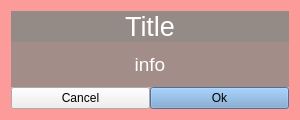
<?xml version="1.0" encoding="UTF-8"?>
<ui version="4.0">
 <class>Mdialog</class>
 <widget class="QWidget" name="Mdialog">
  <property name="geometry">
   <rect>
    <x>0</x>
    <y>0</y>
    <width>300</width>
    <height>120</height>
   </rect>
  </property>
  <property name="windowTitle">
   <string>Form</string>
  </property>
  <property name="styleSheet">
   <string notr="true">#Mdialog{
	
	background-color: rgba(252, 3, 3, 58);
}</string>
  </property>
  <layout class="QVBoxLayout" name="verticalLayout_2" stretch="2,4,0">
   <property name="spacing">
    <number>0</number>
   </property>
   <item>
    <widget class="QLabel" name="lb_title">
     <property name="palette">
      <palette>
       <active>
        <colorrole role="WindowText">
         <brush brushstyle="SolidPattern">
          <color alpha="255">
           <red>255</red>
           <green>255</green>
           <blue>255</blue>
          </color>
         </brush>
        </colorrole>
        <colorrole role="Button">
         <brush brushstyle="SolidPattern">
          <color alpha="230">
           <red>136</red>
           <green>138</green>
           <blue>133</blue>
          </color>
         </brush>
        </colorrole>
        <colorrole role="Base">
         <brush brushstyle="SolidPattern">
          <color alpha="230">
           <red>136</red>
           <green>138</green>
           <blue>133</blue>
          </color>
         </brush>
        </colorrole>
        <colorrole role="Window">
         <brush brushstyle="SolidPattern">
          <color alpha="230">
           <red>136</red>
           <green>138</green>
           <blue>133</blue>
          </color>
         </brush>
        </colorrole>
       </active>
       <inactive>
        <colorrole role="WindowText">
         <brush brushstyle="SolidPattern">
          <color alpha="255">
           <red>255</red>
           <green>255</green>
           <blue>255</blue>
          </color>
         </brush>
        </colorrole>
        <colorrole role="Button">
         <brush brushstyle="SolidPattern">
          <color alpha="230">
           <red>136</red>
           <green>138</green>
           <blue>133</blue>
          </color>
         </brush>
        </colorrole>
        <colorrole role="Base">
         <brush brushstyle="SolidPattern">
          <color alpha="230">
           <red>136</red>
           <green>138</green>
           <blue>133</blue>
          </color>
         </brush>
        </colorrole>
        <colorrole role="Window">
         <brush brushstyle="SolidPattern">
          <color alpha="230">
           <red>136</red>
           <green>138</green>
           <blue>133</blue>
          </color>
         </brush>
        </colorrole>
       </inactive>
       <disabled>
        <colorrole role="WindowText">
         <brush brushstyle="SolidPattern">
          <color alpha="255">
           <red>190</red>
           <green>190</green>
           <blue>190</blue>
          </color>
         </brush>
        </colorrole>
        <colorrole role="Button">
         <brush brushstyle="SolidPattern">
          <color alpha="230">
           <red>136</red>
           <green>138</green>
           <blue>133</blue>
          </color>
         </brush>
        </colorrole>
        <colorrole role="Base">
         <brush brushstyle="SolidPattern">
          <color alpha="230">
           <red>136</red>
           <green>138</green>
           <blue>133</blue>
          </color>
         </brush>
        </colorrole>
        <colorrole role="Window">
         <brush brushstyle="SolidPattern">
          <color alpha="230">
           <red>136</red>
           <green>138</green>
           <blue>133</blue>
          </color>
         </brush>
        </colorrole>
       </disabled>
      </palette>
     </property>
     <property name="font">
      <font>
       <pointsize>20</pointsize>
      </font>
     </property>
     <property name="styleSheet">
      <string notr="true">#lb_title{
	background-color: rgba(136, 138, 133 ,230);
}</string>
     </property>
     <property name="text">
      <string>Title</string>
     </property>
     <property name="alignment">
      <set>Qt::AlignCenter</set>
     </property>
    </widget>
   </item>
   <item>
    <widget class="QLabel" name="lb_info">
     <property name="palette">
      <palette>
       <active>
        <colorrole role="WindowText">
         <brush brushstyle="SolidPattern">
          <color alpha="255">
           <red>255</red>
           <green>255</green>
           <blue>255</blue>
          </color>
         </brush>
        </colorrole>
        <colorrole role="Button">
         <brush brushstyle="SolidPattern">
          <color alpha="200">
           <red>136</red>
           <green>138</green>
           <blue>133</blue>
          </color>
         </brush>
        </colorrole>
        <colorrole role="Base">
         <brush brushstyle="SolidPattern">
          <color alpha="200">
           <red>136</red>
           <green>138</green>
           <blue>133</blue>
          </color>
         </brush>
        </colorrole>
        <colorrole role="Window">
         <brush brushstyle="SolidPattern">
          <color alpha="200">
           <red>136</red>
           <green>138</green>
           <blue>133</blue>
          </color>
         </brush>
        </colorrole>
       </active>
       <inactive>
        <colorrole role="WindowText">
         <brush brushstyle="SolidPattern">
          <color alpha="255">
           <red>255</red>
           <green>255</green>
           <blue>255</blue>
          </color>
         </brush>
        </colorrole>
        <colorrole role="Button">
         <brush brushstyle="SolidPattern">
          <color alpha="200">
           <red>136</red>
           <green>138</green>
           <blue>133</blue>
          </color>
         </brush>
        </colorrole>
        <colorrole role="Base">
         <brush brushstyle="SolidPattern">
          <color alpha="200">
           <red>136</red>
           <green>138</green>
           <blue>133</blue>
          </color>
         </brush>
        </colorrole>
        <colorrole role="Window">
         <brush brushstyle="SolidPattern">
          <color alpha="200">
           <red>136</red>
           <green>138</green>
           <blue>133</blue>
          </color>
         </brush>
        </colorrole>
       </inactive>
       <disabled>
        <colorrole role="WindowText">
         <brush brushstyle="SolidPattern">
          <color alpha="255">
           <red>190</red>
           <green>190</green>
           <blue>190</blue>
          </color>
         </brush>
        </colorrole>
        <colorrole role="Button">
         <brush brushstyle="SolidPattern">
          <color alpha="200">
           <red>136</red>
           <green>138</green>
           <blue>133</blue>
          </color>
         </brush>
        </colorrole>
        <colorrole role="Base">
         <brush brushstyle="SolidPattern">
          <color alpha="200">
           <red>136</red>
           <green>138</green>
           <blue>133</blue>
          </color>
         </brush>
        </colorrole>
        <colorrole role="Window">
         <brush brushstyle="SolidPattern">
          <color alpha="200">
           <red>136</red>
           <green>138</green>
           <blue>133</blue>
          </color>
         </brush>
        </colorrole>
       </disabled>
      </palette>
     </property>
     <property name="font">
      <font>
       <pointsize>14</pointsize>
      </font>
     </property>
     <property name="styleSheet">
      <string notr="true">#lb_info{
	background-color: rgba(136, 138, 133 ,200);
}</string>
     </property>
     <property name="text">
      <string>info</string>
     </property>
     <property name="alignment">
      <set>Qt::AlignCenter</set>
     </property>
    </widget>
   </item>
   <item>
    <layout class="QHBoxLayout" name="horizontalLayout">
     <item>
      <widget class="QPushButton" name="btn_cancel">
       <property name="text">
        <string>Cancel</string>
       </property>
      </widget>
     </item>
     <item>
      <widget class="QPushButton" name="btn_ok">
       <property name="styleSheet">
        <string notr="true">#btn_ok{

	background-color: rgb(114, 159, 207);
}</string>
       </property>
       <property name="text">
        <string>Ok</string>
       </property>
      </widget>
     </item>
    </layout>
   </item>
  </layout>
 </widget>
 <resources/>
 <connections/>
</ui>
